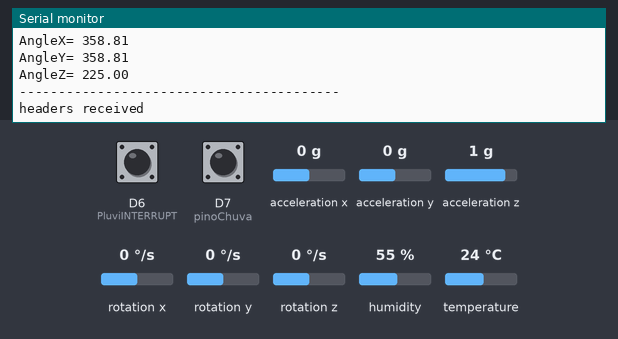
A program run on a simulated ESP8266 (NodeMCU). Parts: the last lines printed to the serial monitor. Wiring (inferred from the names in the program): DHT11 sensor: data D5; MPU-6050 motion sensor at I2C address 0x68. The test bench sets the inputs (shaded band); at power-on: D6 (PluviINTERRUPT) HIGH, acceleration x 0 g, humidity 55 %, acceleration y 0 g, temperature 24 °C, acceleration z 1 g, D7 (pinoChuva) HIGH, rotation x 0 °/s, rotation y 0 °/s, rotation z 0 °/s. WiFi joins after 1.5 s; servers stay silent unless stated; uploads are accepted with an empty reply.

Above: at 4.2 s.
4.3 s: D6 (PluviINTERRUPT) pulled LOW for 2.55 s
At 4.57 s:
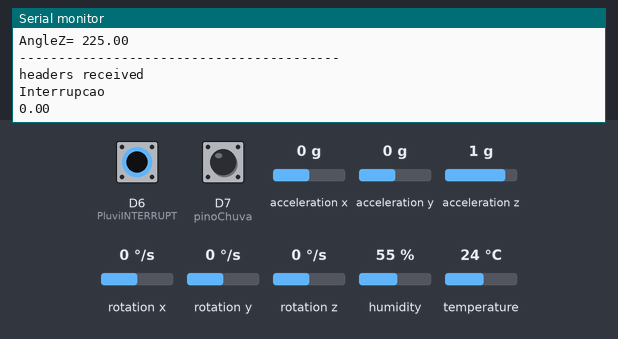
8.3 s: acceleration x set to -1.4 g
At 9.6 s:
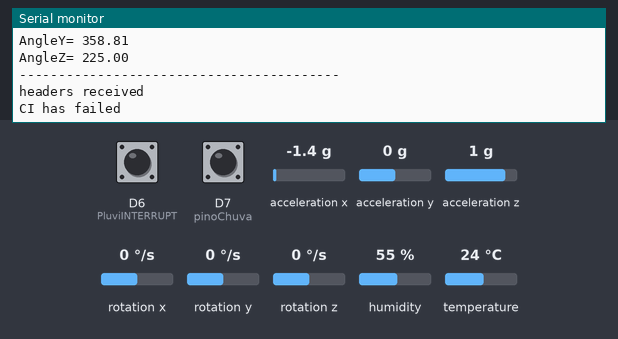
11.2 s: humidity set to 22 %
At 13.2 s:
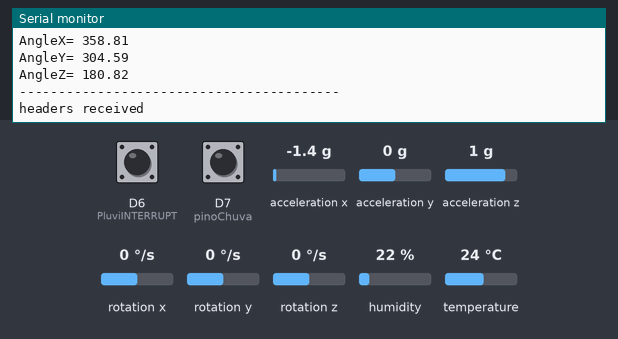
14.1 s: acceleration y set to -1.4 g
At 14.8 s:
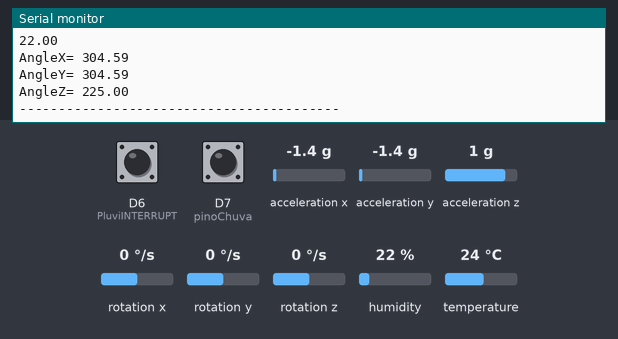
17.0 s: temperature set to 12 °C
At 17.6 s:
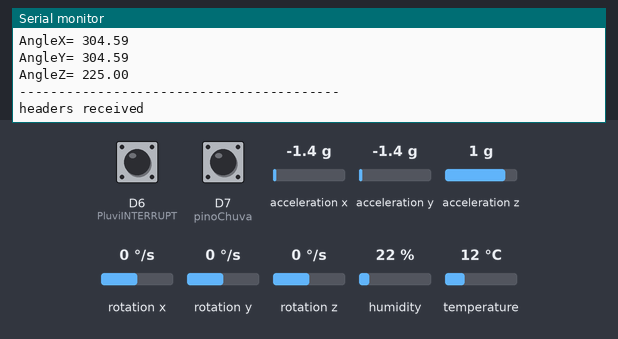
19.9 s: acceleration z set to -1.4 g
At 21.5 s:
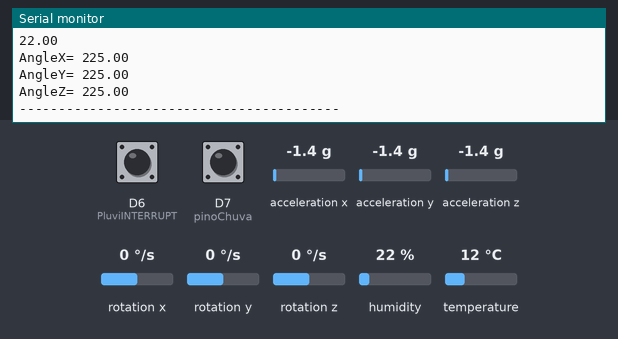
Timing chart, 0 to 23.0 s (numbered marks = the images above; inputs shaded):
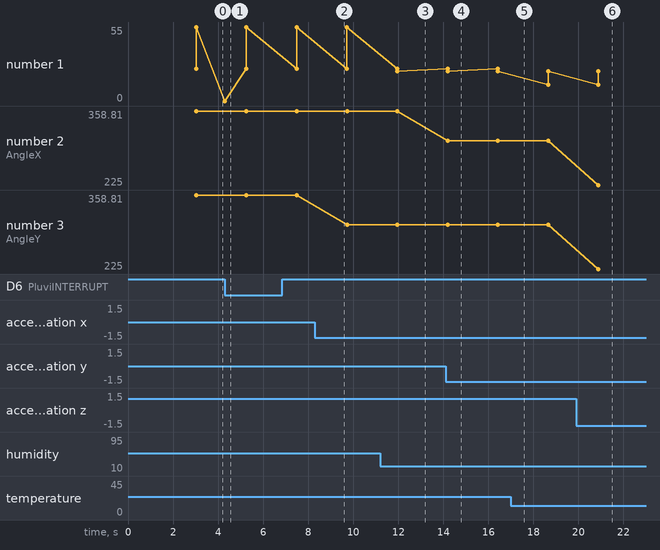

The program:

main.cpp
```cpp
#include <Arduino.h>
#include "dht11.hpp"
#include "rain.hpp"
#include "mag.hpp"
#include "wifi.hpp"
#include <ESP8266HTTPClient.h>
#include "WiFiClient.h"
#include "ESP8266WiFi.h"
#include "Wire.h"
//#include "encoder.hpp"


#define DHTPIN 14        				// Pino do DHT 11 em D5
#define PluviINTERRUPT 12				// D6 - Pino de interrupção da báscula
#define pinoChuva 13 					//D7
#define DHTTYPE DHT11					// Tipo do produto


DHT dht(DHTPIN,DHTTYPE);
DHTinfo dhtinfo;
SensorRain sensorrain;
Magnetometer magnetometer;
// Enter network credentials:
const char* ssid     = "JS";
const char* password = "dhcp8hgkg";

float pulsePluvi = 0;


//MPU6050
const int MPU_addr=0x68;
int16_t AcX,AcY,AcZ,Tmp,GyX,GyY,GyZ;
int minVal=265;
int maxVal=402;
double x;
double y;
double z;


void ICACHE_RAM_ATTR interrupcao()
{
	Serial.println("Interrupcao");
	Serial.println(pulsePluvi);

	if(digitalRead(pinoChuva) == LOW)
	{
		Serial.println("Choveu");
		pulsePluvi++;
	}
	delayMicroseconds(100);
}

void Gyro(void)
{
	Wire.begin(D1,D2);
	Wire.beginTransmission(MPU_addr);
	Wire.write(0x6B);
	Wire.write(0);
	Wire.endTransmission(true);
	delay(1000);
}

void Gyro_Read(void)
{
	Wire.beginTransmission(MPU_addr);
	Wire.write(0x3B);
	Wire.endTransmission(false);
	Wire.requestFrom(MPU_addr,14,true);

	AcX=Wire.read()<<8|Wire.read();
	AcY=Wire.read()<<8|Wire.read();
	AcZ=Wire.read()<<8|Wire.read();

	int xAng = map(AcX,minVal,maxVal,-90,90);
	int yAng = map(AcY,minVal,maxVal,-90,90);
	int zAng = map(AcZ,minVal,maxVal,-90,90);

	x= RAD_TO_DEG * (atan2(-yAng, -zAng)+PI);
	y= RAD_TO_DEG * (atan2(-xAng, -zAng)+PI);
	z= RAD_TO_DEG * (atan2(-yAng, -xAng)+PI);

	Serial.print("AngleX= ");
	Serial.println(x);

	Serial.print("AngleY= ");
	Serial.println(y);

	Serial.print("AngleZ= ");
	Serial.println(z);
	Serial.println("-----------------------------------------");
    delay(400);
}

DHTinfo dht_read()
{
	dhtinfo.Humidity = dht.readHumidity();
	dhtinfo.temperature = dht.readTemperature();
	return dhtinfo;
}


void POST(void)
{
	WiFiClientSecure client;
	const char* host = "script.google.com";															// Google Host
	const char* fingerprint = "46 B2 C3 44 9C 59 09 8B 01 B6 F8 BD 4C FB 00 74 91 2F EF F6";		// Sha1
	String GAS_ID = "AKfycby_WjFzErWMlZn6jWav-_IVhY3ZGUsRxAT_tDUko-RbznWqtz-fajY141gRUbgSVHAk";     // ScriptID
	const int httpsPort = 443;
	String parameters = "teste_1=" + String(dhtinfo.temperature) + "&teste_2=" + String(dhtinfo.Humidity) + "&teste_3=" + String(pulsePluvi/2*0.125) + "&teste_4=" + String(x) + "&teste_5=" + String(y) + "&teste_6=" + String(z);
	client.setInsecure();
	if (!client.connect(host, httpsPort))
	{
    	Serial.println("connection failed");
    	return;
	}
	String url = "/macros/s/" + GAS_ID + "/exec?" + parameters;
	client.print(String("GET ") + url + " HTTP/1.1\r\n" +
			"Host: " + host + "\r\n" +
			"User-Agent: BuildFailureDetectorESP8266\r\n" +
			"Connection: close\r\n\r\n");
	while (client.connected())
	{
		String line = client.readStringUntil('\n');
		if (line == "\r")
		{
			Serial.println("headers received");
			break;
		}
	}
	String line = client.readStringUntil('\n');
	if (line.startsWith("{\"state\":\"success\""))
	{
		Serial.println("CI successfull!");
	} else
	{
		Serial.println("CI has failed");
	}
}

void wifi()
{
	Serial.begin(9600);				//Baud Rate UART
	WiFi.begin(ssid, password);
	Serial.println("Connecting");
	while (WiFi.status() != WL_CONNECTED)
	{
		delay(1000);
		Serial.print(".");
	}
}
void pluvi()
{
	attachInterrupt(digitalPinToInterrupt(PluviINTERRUPT), interrupcao, FALLING);
}

void setup()
{
	wifi();
	dht.begin();
	Gyro();
	pluvi();
}

void loop()
{
	bool itsRaining = false;
	dhtinfo = dht_read();
	if (isnan(dhtinfo.temperature) || isnan(dhtinfo.Humidity))
	{
		Serial.println("Erro Leitura");
	}
	else
	{
		Serial.println(dhtinfo.temperature);
		Serial.println(dhtinfo.Humidity);
	}
	if (digitalRead(pinoChuva) == LOW)
	{
		itsRaining = true;
	}
	Gyro_Read();
	POST();
	delay(500);
}
```

Measured:
- after the input at 4.3 s, the serial monitor: prints a new line at once (image 1)
- after the input at 11.2 s, the serial monitor: prints a new line after 0.76 s (image 3)
- after the input at 14.1 s, the serial monitor: prints a new line after 0.09 s (image 4)
- after the input at 19.9 s, the serial monitor: prints a new line after 0.98 s (image 6)
- plotted number 1: 55 → 22 after the input at 11.2 s
- plotted number 3: 358.81 → 304.59 after the input at 8.3 s
